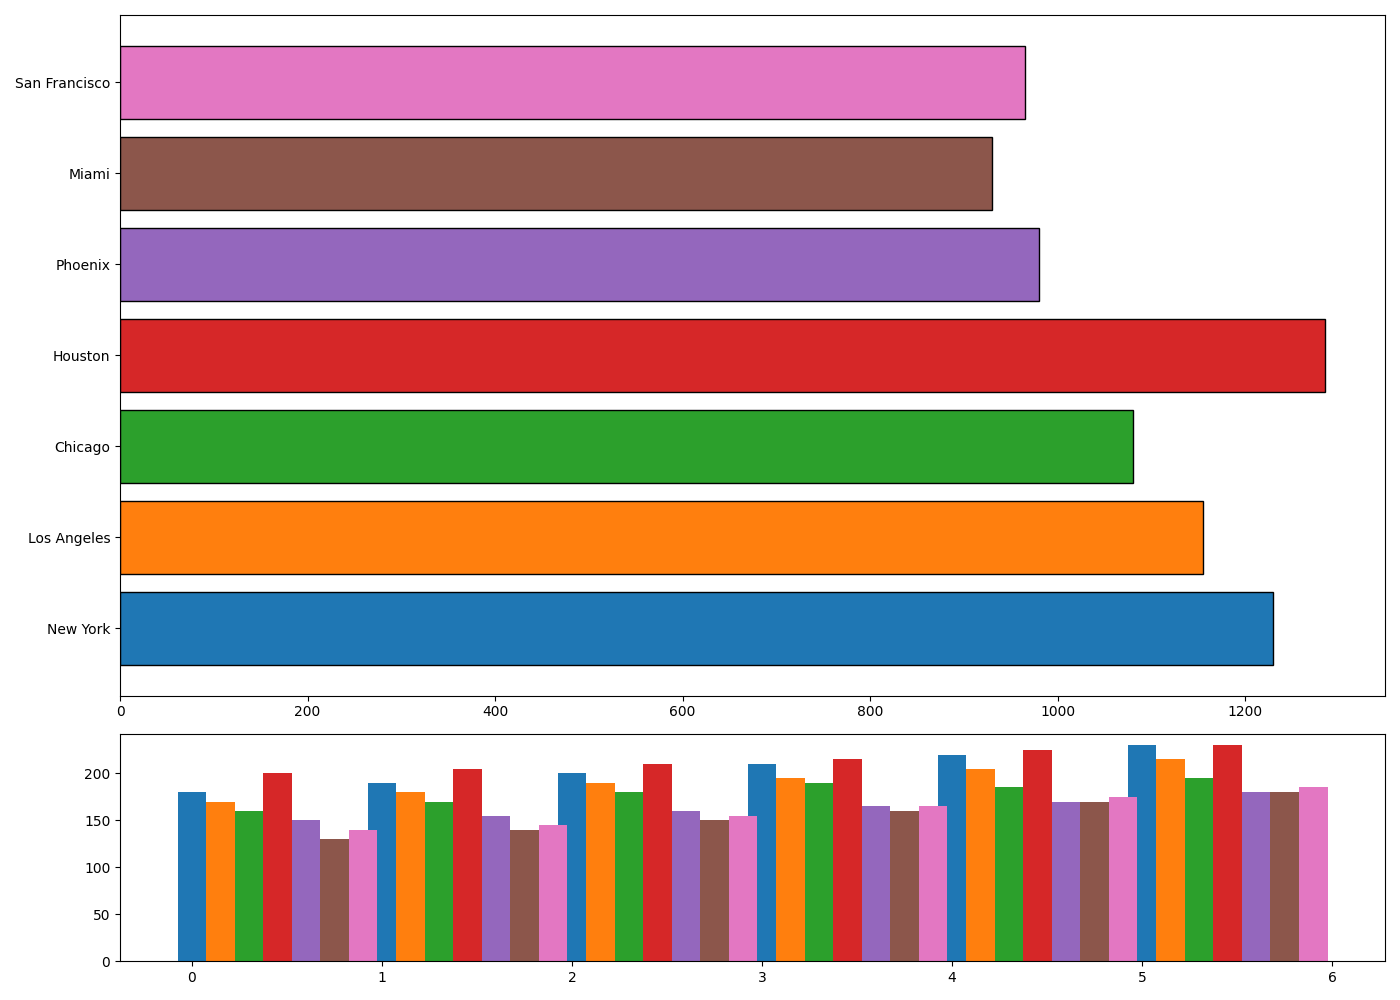

Write the Python code that produced this figure.
import matplotlib.pyplot as plt
import numpy as np

cities = ['New York', 'Los Angeles', 'Chicago', 'Houston', 'Phoenix', 'Miami', 'San Francisco']
months = ['January', 'February', 'March', 'April', 'May', 'June']

ny_emissions = [180, 190, 200, 210, 220, 230]
la_emissions = [170, 180, 190, 195, 205, 215]
chicago_emissions = [160, 170, 180, 190, 185, 195]
houston_emissions = [200, 205, 210, 215, 225, 230]
phoenix_emissions = [150, 155, 160, 165, 170, 180]
miami_emissions = [130, 140, 150, 160, 170, 180]
sf_emissions = [140, 145, 155, 165, 175, 185]

emissions_data = np.array([ny_emissions, la_emissions, chicago_emissions, houston_emissions,
                           phoenix_emissions, miami_emissions, sf_emissions])

fig, axs = plt.subplots(2, 1, figsize=(14, 10), gridspec_kw={'height_ratios': [3, 1]})

colors = ['#1f77b4', '#ff7f0e', '#2ca02c', '#d62728', '#9467bd', '#8c564b', '#e377c2']
total_emissions = emissions_data.sum(axis=1)

# Create the horizontal bar chart for total emissions
axs[0].barh(cities, total_emissions, color=colors, edgecolor='black')
# Removed title, xlabel, and ylabel

for i, city in enumerate(cities):
    # Create the bar chart for monthly emissions distribution
    axs[1].bar(np.arange(len(months)) + i * 0.15, emissions_data[i], width=0.15, color=colors[i])

# Removed title, xlabel, ylabel, xticks and x-tick labels

plt.tight_layout()
plt.show()
